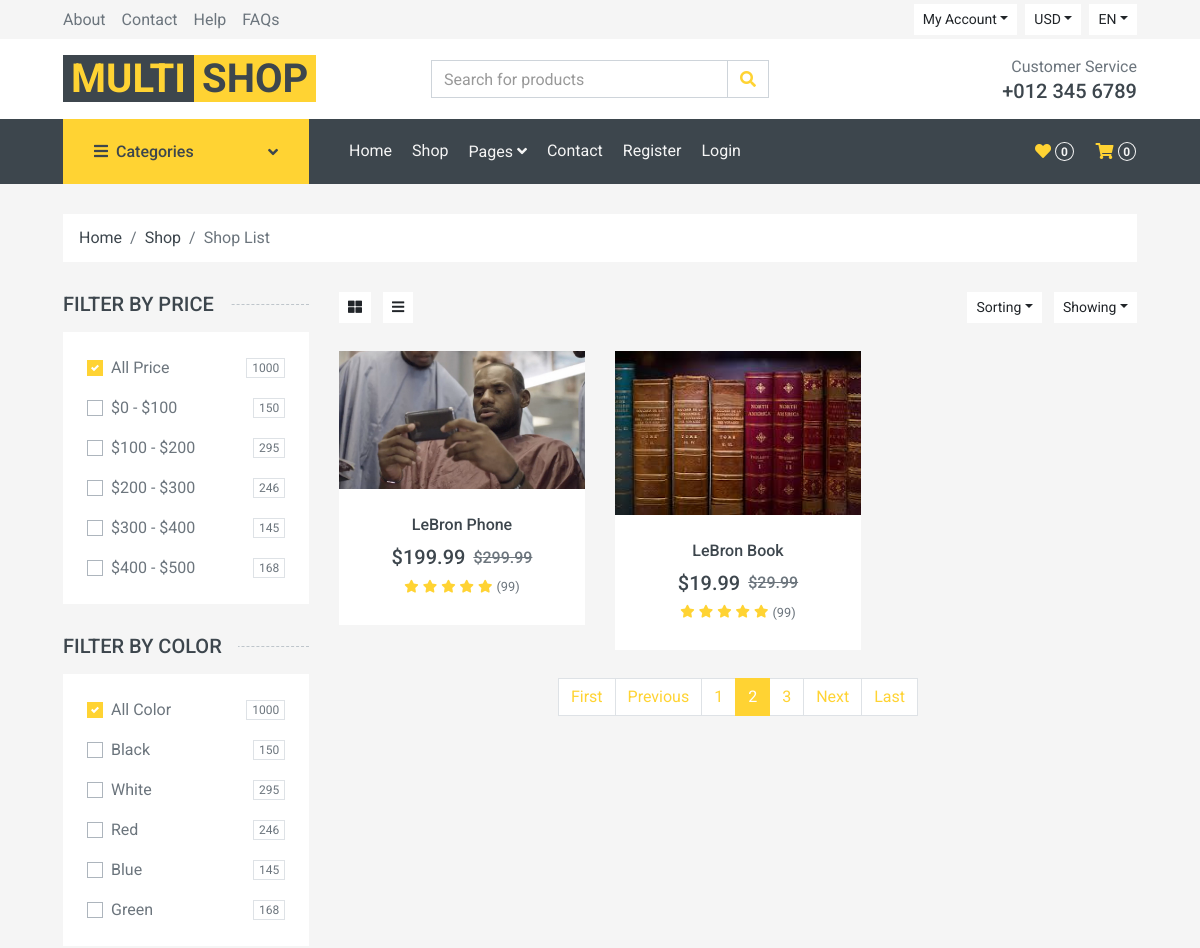
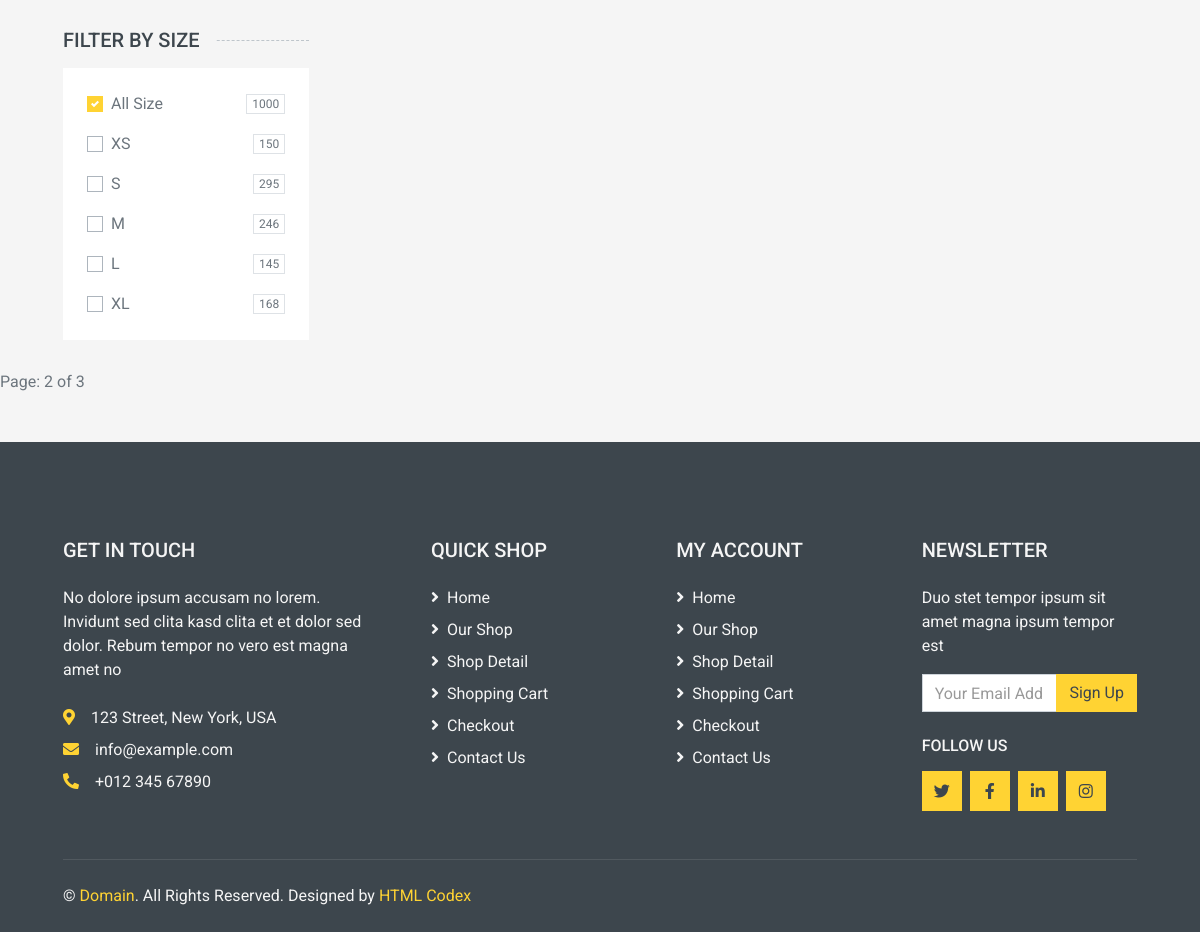
Screenshot of /shop/?page=2 with the database file from the repository (2 pictures, top to bottom).
### main/models.py (models this page shows, shortened)
class Product(models.Model):
    category = models.ForeignKey(Category, on_delete=models.CASCADE, related_name='product_category')
    name = models.CharField(max_length=300)
    description = models.CharField(max_length=1000, default="", blank=True, null=True)
    image = models.ImageField(upload_to="images/products/")
    price = models.DecimalField(default=0, decimal_places=2, max_digits=6)
    is_sale = models.BooleanField(default=False)
    sale_price = models.DecimalField(default=0, decimal_places=2, max_digits=6)

### main/views.py (the view)
# urls.py: path('shop/', views.shop, name="shop"),
def shop(request):
    products = Product.objects.all()
    paginator = Paginator(products, 2)
    page_number = request.GET.get('page')
    products = paginator.get_page(page_number)
    next_page = products.paginator.num_pages
    page_list = []
    for page_num in range(next_page):
        page_num += 1
        page_list.append(page_num)
    return render(request, 'main/shop.html', {'products': products, 'page_list': page_list, 'MEDIA_URL': settings.MEDIA_URL})

### main/templates/main/shop.html (shortened to what this page needs)
{% extends 'main/base.html' %}
{% block body %}
    <div class="container-fluid">
        <div class="row px-xl-5">
            <div class="col-12">
                <nav class="breadcrumb bg-light mb-30">
                    <a class="breadcrumb-item text-dark" href="#">Home</a>
                    <a class="breadcrumb-item text-dark" href="#">Shop</a>
                    <span class="breadcrumb-item active">Shop List</span>
                </nav>
            </div>
        </div>
    </div>
    <div class="container-fluid">
        <div class="row px-xl-5">
            <div class="col-lg-3 col-md-4">
                <h5 class="section-title position-relative text-uppercase mb-3"><span class="bg-secondary pr-3">Filter by price</span></h5>
                <div class="bg-light p-4 mb-30">
                    <form>
                        <div class="custom-control custom-checkbox d-flex align-items-center justify-content-between mb-3">
                            <label class="custom-control-label" for="price-all">All Price</label>
                            <span class="badge border font-weight-normal">1000</span>
                        </div>
                        <div class="custom-control custom-checkbox d-flex align-items-center justify-content-between mb-3">
                            <label class="custom-control-label" for="price-1">$0 - $100</label>
                            <span class="badge border font-weight-normal">150</span>
                        </div>
                        <div class="custom-control custom-checkbox d-flex align-items-center justify-content-between mb-3">
                            <label class="custom-control-label" for="price-2">$100 - $200</label>
                            <span class="badge border font-weight-normal">295</span>
                        </div>
                        <div class="custom-control custom-checkbox d-flex align-items-center justify-content-between mb-3">
                            <label class="custom-control-label" for="price-3">$200 - $300</label>
                            <span class="badge border font-weight-normal">246</span>
                        </div>
                        <div class="custom-control custom-checkbox d-flex align-items-center justify-content-between mb-3">
                            <label class="custom-control-label" for="price-4">$300 - $400</label>
                            <span class="badge border font-weight-normal">145</span>
                        </div>
                        <div class="custom-control custom-checkbox d-flex align-items-center justify-content-between">
                            <label class="custom-control-label" for="price-5">$400 - $500</label>
                            <span class="badge border font-weight-normal">168</span>
                        </div>
                    </form>
                </div>
                <h5 class="section-title position-relative text-uppercase mb-3"><span class="bg-secondary pr-3">Filter by color</span></h5>
                <div class="bg-light p-4 mb-30">
                    <form>
                        <div class="custom-control custom-checkbox d-flex align-items-center justify-content-between mb-3">
                            <label class="custom-control-label" for="price-all">All Color</label>
                            <span class="badge border font-weight-normal">1000</span>
                        </div>
                        <div class="custom-control custom-checkbox d-flex align-items-center justify-content-between mb-3">
                            <label class="custom-control-label" for="color-1">Black</label>
                            <span class="badge border font-weight-normal">150</span>
                        </div>
                        <div class="custom-control custom-checkbox d-flex align-items-center justify-content-between mb-3">
                            <label class="custom-control-label" for="color-2">White</label>
                            <span class="badge border font-weight-normal">295</span>
                        </div>
                        <div class="custom-control custom-checkbox d-flex align-items-center justify-content-between mb-3">
                            <label class="custom-control-label" for="color-3">Red</label>
                            <span class="badge border font-weight-normal">246</span>
                        </div>
                        <div class="custom-control custom-checkbox d-flex align-items-center justify-content-between mb-3">
                            <label class="custom-control-label" for="color-4">Blue</label>
                            <span class="badge border font-weight-normal">145</span>
                        </div>
                        <div class="custom-control custom-checkbox d-flex align-items-center justify-content-between">
                            <label class="custom-control-label" for="color-5">Green</label>
                            <span class="badge border font-weight-normal">168</span>
                        </div>
                    </form>
                </div>
                <h5 class="section-title position-relative text-uppercase mb-3"><span class="bg-secondary pr-3">Filter by size</span></h5>
                <div class="bg-light p-4 mb-30">
                    <form>
                        <div class="custom-control custom-checkbox d-flex align-items-center justify-content-between mb-3">
                            <label class="custom-control-label" for="size-all">All Size</label>
                            <span class="badge border font-weight-normal">1000</span>
                        </div>
                        <div class="custom-control custom-checkbox d-flex align-items-center justify-content-between mb-3">
                            <label class="custom-control-label" for="size-1">XS</label>
                            <span class="badge border font-weight-normal">150</span>
                        </div>
                        <div class="custom-control custom-checkbox d-flex align-items-center justify-content-between mb-3">
                            <label class="custom-control-label" for="size-2">S</label>
                            <span class="badge border font-weight-normal">295</span>
                        </div>
                        <div class="custom-control custom-checkbox d-flex align-items-center justify-content-between mb-3">
                            <label class="custom-control-label" for="size-3">M</label>
                            <span class="badge border font-weight-normal">246</span>
                        </div>
                        <div class="custom-control custom-checkbox d-flex align-items-center justify-content-between mb-3">
                            <label class="custom-control-label" for="size-4">L</label>
                            <span class="badge border font-weight-normal">145</span>
                        </div>
                        <div class="custom-control custom-checkbox d-flex align-items-center justify-content-between">
                            <label class="custom-control-label" for="size-5">XL</label>
                            <span class="badge border font-weight-normal">168</span>
                        </div>
                    </form>
                </div>
            </div>
            <div class="col-lg-9 col-md-8">
                <div class="row pb-3">
                    <div class="col-12 pb-1">
                        <div class="d-flex align-items-center justify-content-between mb-4">
                            <div>
                                <button class="btn btn-sm btn-light"><i class="fa fa-th-large"></i></button>
                                <button class="btn btn-sm btn-light ml-2"><i class="fa fa-bars"></i></button>
                            </div>
                            <div class="ml-2">
                                <div class="btn-group">
                                    <button type="button" class="btn btn-sm btn-light dropdown-toggle" data-toggle="dropdown">Sorting</button>
                                </div>
                                <div class="btn-group ml-2">
                                    <button type="button" class="btn btn-sm btn-light dropdown-toggle" data-toggle="dropdown">Showing</button>
                                </div>
                            </div>
                        </div>
                    </div>
                    {% for product in products %}
                    <div class="col-lg-4 col-md-6 col-sm-6 pb-1">
                        <div class="product-item bg-light mb-4">
                            <div class="product-img position-relative overflow-hidden">
                                <img class="img-fluid w-100" style="max-width: 50rem;max-height: 15rem;" src="{{ product.image.url }}" alt="">
                                <div class="product-action">
                                </div>
                            </div>
                            <div class="text-center py-4">
                                <a class="h6 text-decoration-none text-truncate" href="">{{ product.name }}</a>
                                <div class="d-flex align-items-center justify-content-center mt-2">
                                    {% if product.is_sale %}
                                        <h5>${{ product.sale_price }}</h5><h6 class="text-muted ml-2"><del>${{ product.price }}</del></h6>
                                    {% else %}
                                        <h5>${{ product.price }}</h5>
                                    {% endif %}
                                </div>
                                <div class="d-flex align-items-center justify-content-center mb-1">
                                    <small class="fa fa-star text-primary mr-1"></small>
                                    <small class="fa fa-star text-primary mr-1"></small>
                                    <small class="fa fa-star text-primary mr-1"></small>
                                    <small class="fa fa-star text-primary mr-1"></small>
                                    <small class="fa fa-star text-primary mr-1"></small>
                                    <small>(99)</small>
                                </div>
                            </div>
                        </div>
                    </div>
                    {% endfor %}
                    <div class="col-12">
                        <nav>
                          <ul class="pagination justify-content-center">
                            {% if products.has_previous %}
                            <li class="page-item"><a class="page-link" href="?page=1">First</a></li>
                            <li class="page-item"><a class="page-link" href="?page={{ products.previous_page_number }}">Previous</a></li>
                            {% endif %}
                            {% for page_num in page_list %}
                            {% if products.number != page_num %}
                            <li class="page-item"><a class="page-link" href="?page={{page_num}}">{{page_num}}</a></li>
                            {% else %}
                            <li class="page-item active"><a class="page-link" href="?page={{page_num}}">{{page_num}}</a></li>
                            {% endif %}
                            {% endfor %}
                            {% if products.has_next %}
                                <li class="page-item"><a class="page-link" href="?page={{ products.next_page_number }}">Next</a></li>
                                <li class="page-item"><a class="page-link" href="?page={{ products.paginator.num_pages }}">Last</a></li>
                            {% endif %}
                          </ul>
                        </nav>
                    </div>
                </div>
            </div>
        </div>
    </div>
Page: {{ products.number }} of {{ products.paginator.num_pages }} <br />
{% endblock %}

### rows the page displays
Product: image (picture), name "LeBron Phone", sale_price "199.99", price "299.99"
Product: image (picture), name "LeBron Book", sale_price "19.99", price "29.99"

### other values shown
{{ page_num }} "1" "3"
{{ page_num }} "2"
{{ products.number }} "2"
{{ products.paginator.num_pages }} "3"
